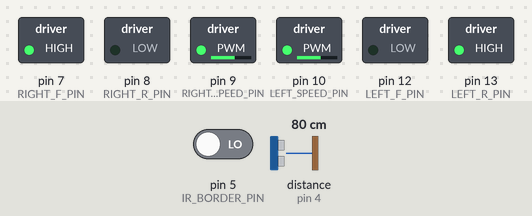
Recording of a sketch running on a simulated Arduino Uno, built with avr-gcc and run on an emulated ATmega328P. Parts: switched loads named in the sketch (green lamp = pin HIGH). Wiring (inferred from the names in the program): ultrasonic range finder: trigger pin 3; echo pin 4. The test bench sets the inputs (shaded band); at power-on: pin 5 (IR_BORDER_PIN) LOW, distance to the obstacle (sensor on pin 4) 80 cm. The echo pulse lasts 58.3 µs per cm; pins used as bus, display or sensor lines are not drawn; what the sketch prints to the serial monitor is not drawn.

Above: at 6.2 s.
6.3 s: pin 5 (IR_BORDER_PIN) driven HIGH
At 6.9 s:
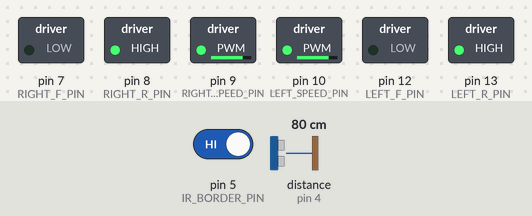
At 7.6 s:
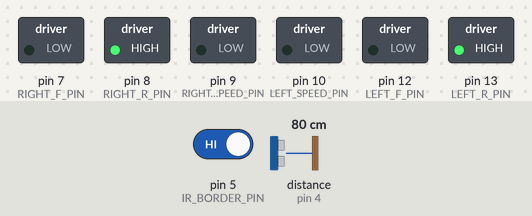
9.3 s: distance to the obstacle (sensor on pin 4) set to 61 cm
12.1 s: distance to the obstacle (sensor on pin 4) set to 52 cm
At 13.5 s:
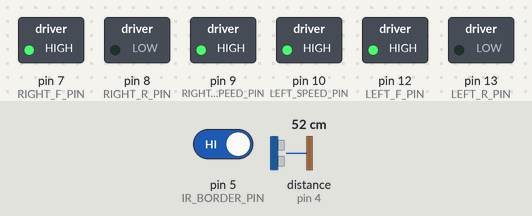
Timing chart, 0 to 15.1 s (numbered marks = the images above; inputs shaded):
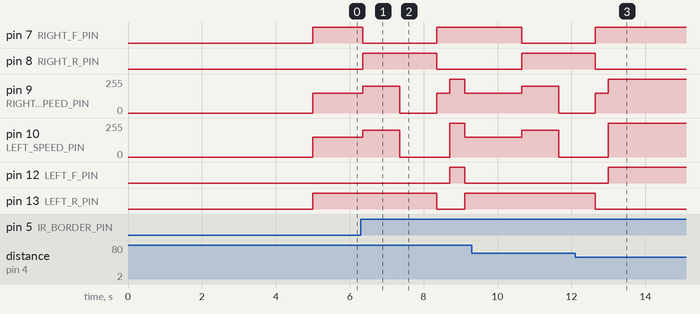

The sketch:

sumobetter.ino
```cpp
#include <stdlib.h>

// =======================================================
// CONFIGURATION & TUNING
// =======================================================

// --- Speeds (0 = off, 255 = full power) ---
const int ATTACK_SPEED = 255;
const int SEARCH_SPEED = 150;
const int REVERSE_SPEED = 200;

// --- Durations (in milliseconds) ---
// *** TUNE THIS VALUE! ***
// This is how long the robot will turn to evade the border. Adjust it until it makes a clean 90-degree turn.
const int PIVOT_DURATION_MS = 350;

// --- Sensor Thresholds ---
const int OPPONENT_DISTANCE = 55; // in cm

// --- IR Sensor Cooldowns ---
unsigned long lastEvasionTime = 0; // Stores when the last evasion happened
const unsigned long EVASION_COOLDOWN_MS = 1500; // Cooldown period of 500ms

// --- Motor A (Left) ---
const int LEFT_SPEED_PIN = 10;
const int LEFT_F_PIN = 12;
const int LEFT_R_PIN = 13;

// --- Motor B (Right) ---
const int RIGHT_SPEED_PIN = 9;
const int RIGHT_F_PIN = 7;
const int RIGHT_R_PIN = 8;

// --- Sensors ---
const int IR_BORDER_PIN = 5;
const int US_TRIG_PIN = 3;
const int US_ECHO_PIN = 4;


void setup() {
  Serial.begin(9600);
  pinMode(RIGHT_SPEED_PIN, OUTPUT);
  pinMode(RIGHT_F_PIN, OUTPUT);
  pinMode(RIGHT_R_PIN, OUTPUT);
  pinMode(LEFT_SPEED_PIN, OUTPUT);
  pinMode(LEFT_F_PIN, OUTPUT);
  pinMode(LEFT_R_PIN, OUTPUT);
  pinMode(US_TRIG_PIN, OUTPUT);
  pinMode(US_ECHO_PIN, INPUT);
  pinMode(IR_BORDER_PIN, INPUT);
  delay(5000);
}

void loop() {
  // 1. SENSE
  int borderDetected = digitalRead(IR_BORDER_PIN);
  int distanceToOpponent = getDistance();

  // 2. DECIDE & ACT

  int border_detected = 0;


  // if (borderDetected == HIGH) {
  //   delay(5);
  //   if (borderDetected == HIGH) {
  //     delay(5);

  //   } if (borderDetected == HIGH) {
  //     delay(5);
  //   }
  //   border_detected = 1;
  // }
  // PRIORITY 1: BORDER DETECTED
  // Check for the border AND check if the cooldown has passed
  // if (borderDetected == HIGH && (millis() - lastEvasionTime > EVASION_COOLDOWN_MS)) { // White
  //   Serial.println("Border! Executing safe evasion.");

  //   // --- The evasion maneuver is the same ---
  //   // driveBackwards(REVERSE_SPEED, REVERSE_SPEED);
  //   delay(50);
  //   pivotLeft(SEARCH_SPEED, SEARCH_SPEED);
  //   delay(PIVOT_DURATION_MS);
  //   driveForward(ATTACK_SPEED, ATTACK_SPEED);
  //   delay(400);

  //   // *** IMPORTANT: Record the time of this evasion to start the cooldown ***
  //   lastEvasionTime = millis();
  // }
  // PRIORITY 2: OPPONENT IN RANGE
  if (distanceToOpponent > 0 && distanceToOpponent < OPPONENT_DISTANCE) {
    Serial.print("Opponent detected. Attacking!");
    driveForward(ATTACK_SPEED, ATTACK_SPEED);

    // if (borderDetected == HIGH && (millis() - lastEvasionTime > EVASION_COOLDOWN_MS)) { // White
    //   Serial.println("Border! Executing safe evasion.");

    //   // --- The evasion maneuver is the same ---
    //   driveBackwards(REVERSE_SPEED, REVERSE_SPEED);
    //   delay(1000);
    //   stopMotors();
    //   delay(1000);
    //   pivotLeft(SEARCH_SPEED, SEARCH_SPEED);
    //   delay(PIVOT_DURATION_MS);
    //   driveForward(ATTACK_SPEED, ATTACK_SPEED);
    //   delay(400);

    //   // *** IMPORTANT: Record the time of this evasion to start the cooldown ***
    //   lastEvasionTime = millis();
    // }
  }
  // PRIORITY 3: SEARCH (DEFAULT STATE)
  else {
    Serial.println("Searching...");
    spin(SEARCH_SPEED, SEARCH_SPEED);

    if (borderDetected == HIGH && (millis() - lastEvasionTime > EVASION_COOLDOWN_MS)) { // White
      Serial.println("Border! Executing safe evasion.");

      // --- The evasion maneuver is the same ---
      driveBackwards(REVERSE_SPEED, REVERSE_SPEED);
      delay(1000);
      stopMotors();
      delay(1000);
      pivotLeft(SEARCH_SPEED, SEARCH_SPEED);
      delay(PIVOT_DURATION_MS);
      driveForward(ATTACK_SPEED, ATTACK_SPEED);
      delay(400);

      // *** IMPORTANT: Record the time of this evasion to start the cooldown ***
      lastEvasionTime = millis();
    }
  }
}

// =======================================================
// HELPER FUNCTIONS
// =======================================================

int getDistance() {
  digitalWrite(US_TRIG_PIN, LOW);
  delayMicroseconds(2);
  digitalWrite(US_TRIG_PIN, HIGH);
  delayMicroseconds(10);
  digitalWrite(US_TRIG_PIN, LOW);
  long duration = pulseIn(US_ECHO_PIN, HIGH);
  return duration * 0.034 / 2;
}

void stopMotors() {
  analogWrite(RIGHT_SPEED_PIN, 0);
  analogWrite(LEFT_SPEED_PIN, 0);
}

void driveForward(int leftSpeed, int rightSpeed) {
  digitalWrite(RIGHT_F_PIN, HIGH);
  digitalWrite(RIGHT_R_PIN, LOW);
  digitalWrite(LEFT_F_PIN, HIGH);
  digitalWrite(LEFT_R_PIN, LOW);
  analogWrite(RIGHT_SPEED_PIN, rightSpeed);
  analogWrite(LEFT_SPEED_PIN, leftSpeed);
}

void driveBackwards(int leftSpeed, int rightSpeed) {
  digitalWrite(RIGHT_F_PIN, LOW);
  digitalWrite(RIGHT_R_PIN, HIGH);
  digitalWrite(LEFT_F_PIN, LOW);
  digitalWrite(LEFT_R_PIN, HIGH);
  analogWrite(RIGHT_SPEED_PIN, rightSpeed);
  analogWrite(LEFT_SPEED_PIN, leftSpeed);
}

void spin(int leftSpeed, int rightSpeed) {
  digitalWrite(RIGHT_F_PIN, HIGH);
  digitalWrite(RIGHT_R_PIN, LOW);
  digitalWrite(LEFT_F_PIN, LOW);
  digitalWrite(LEFT_R_PIN, HIGH);
  analogWrite(RIGHT_SPEED_PIN, rightSpeed);
  analogWrite(LEFT_SPEED_PIN, leftSpeed);
}

// --- NEW PIVOT FUNCTIONS ---

// Pivot left on the spot (Right wheel forward, Left wheel stopped)
void pivotLeft(int leftSpeed, int rightSpeed) {
  digitalWrite(RIGHT_F_PIN, HIGH);
  digitalWrite(RIGHT_R_PIN, LOW);
  digitalWrite(LEFT_F_PIN, LOW);
  digitalWrite(LEFT_R_PIN, LOW); // Stop left motor
  analogWrite(RIGHT_SPEED_PIN, rightSpeed);
  analogWrite(LEFT_SPEED_PIN, 0);
}

// Pivot right on the spot (Left wheel forward, Right wheel stopped)
void pivotRight(int leftSpeed, int rightSpeed) {
  digitalWrite(RIGHT_F_PIN, LOW); // Stop right motor
  digitalWrite(RIGHT_R_PIN, LOW);
  digitalWrite(LEFT_F_PIN, HIGH);
  digitalWrite(LEFT_R_PIN, LOW);
  analogWrite(RIGHT_SPEED_PIN, 0);
  analogWrite(LEFT_SPEED_PIN, leftSpeed);
}
```

Measured:
- the behaviour switches between 56 and 55 cm on distance to the obstacle (sensor on pin 4) (found by bisection; images 2 and 3)
- after the input at 6.3 s, pin 7 (RIGHT_F_PIN): HIGH → LOW after 0.06 s, → HIGH 2.0 s later; pin 8 (RIGHT_R_PIN): LOW → HIGH after 0.06 s, → LOW 2.0 s later
- after the input at 12.1 s, pin 7 (RIGHT_F_PIN): goes on until 12.6 s, then stays HIGH; pin 8 (RIGHT_R_PIN), pin 13 (LEFT_R_PIN): goes on until 12.6 s, then stays LOW; pin 10 (LEFT_SPEED_PIN): goes on until 13.0 s, then stays 255/255; pin 12 (LEFT_F_PIN): goes on until 13.0 s, then stays HIGH
